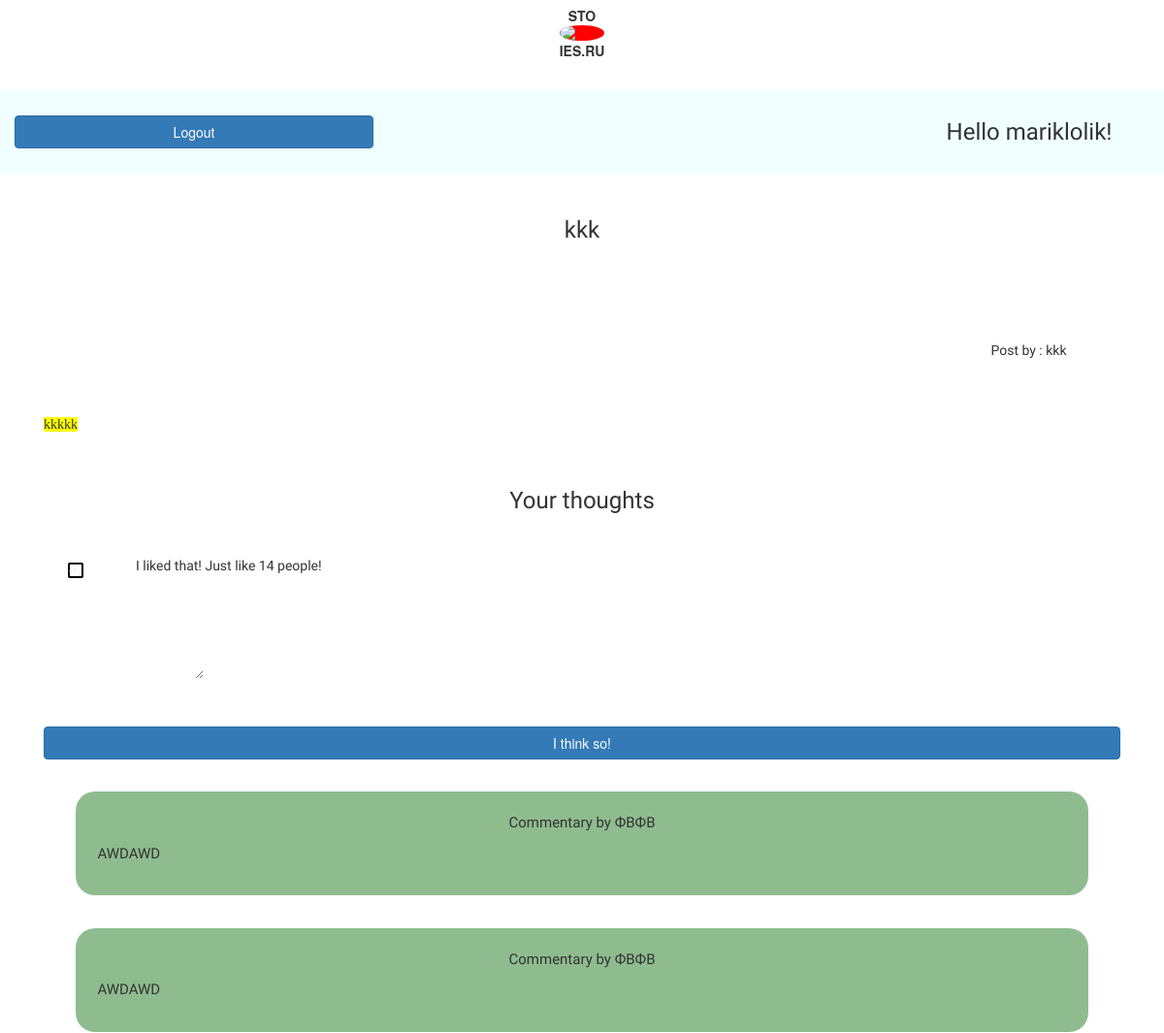
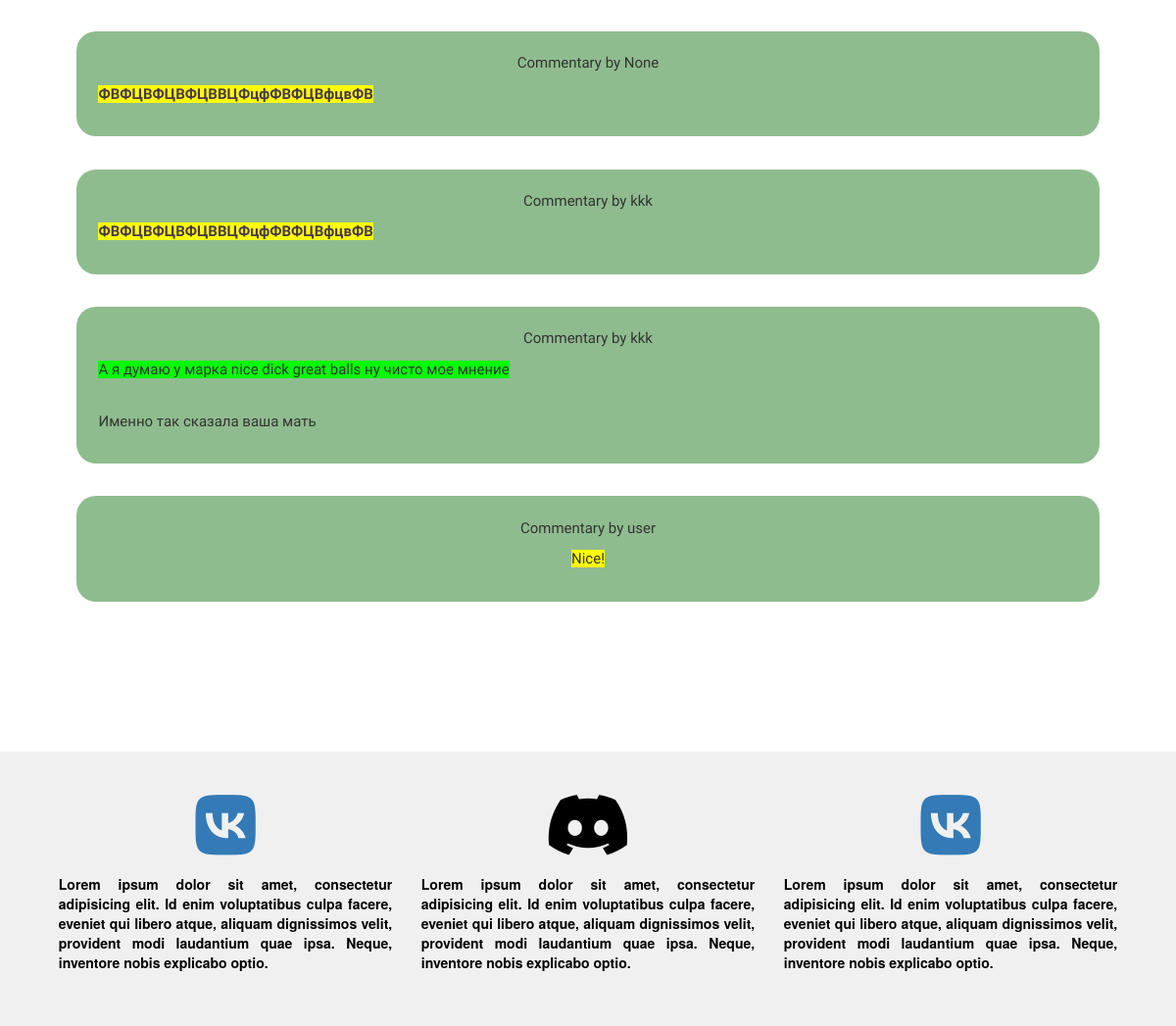
The app's page /story/1 (signed in) with its own data (2 pictures, top to bottom).
### dbremote/user.py (models this page shows, shortened)
class User(SqlAlchemyBase, UserMixin):
    __tablename__ = 'users'
    id = sqlalchemy.Column(sqlalchemy.Integer,
                           primary_key=True, autoincrement=True)
    nickname = sqlalchemy.Column(sqlalchemy.String, nullable=True)
    email = sqlalchemy.Column(sqlalchemy.String,
                              index=True, unique=True, nullable=True)
    hashed_password = sqlalchemy.Column(sqlalchemy.String, nullable=True)
    created_date = sqlalchemy.Column(sqlalchemy.DateTime,
                                     default=datetime.datetime.now)
    followers = sqlalchemy.Column(sqlalchemy.Integer, default=0)
    followed = orm.relationship(
        'User', secondary=follow_table,
        primaryjoin=(follow_table.c.follower_id == id),
        secondaryjoin=(follow_table.c.followed_id == id),
        backref=orm.backref('follow_table', lazy='dynamic'), lazy='dynamic')
    utype = sqlalchemy.Column(sqlalchemy.Boolean,
                              default=False)
    stories = orm.relationship("Story", back_populates='author')
    avatar = sqlalchemy.Column(sqlalchemy.String, nullable=True, default="data/default.jpg")

### dbremote/storys.py (models this page shows)
class Story(SqlAlchemyBase):
    __tablename__ = 'stories'
    id = sqlalchemy.Column(sqlalchemy.Integer,
                           primary_key=True, autoincrement=True)
    author_id = sqlalchemy.Column(sqlalchemy.Integer,
                                  sqlalchemy.ForeignKey("users.id"))
    author = orm.relationship('User')
    created_date = sqlalchemy.Column(sqlalchemy.DateTime,
                                     default=datetime.datetime.now)
    cover = sqlalchemy.Column(sqlalchemy.String, nullable=True)
    content = sqlalchemy.Column(sqlalchemy.String, nullable=True)
    head = sqlalchemy.Column(sqlalchemy.String, nullable=True)
    likes_count = sqlalchemy.Column(sqlalchemy.Integer, nullable=True, default=0)
    commented = orm.relationship("Comment")

class Comment(SqlAlchemyBase):
    __tablename__ = 'comments'
    id = sqlalchemy.Column(sqlalchemy.Integer,
                           primary_key=True, autoincrement=True)
    head = sqlalchemy.Column(sqlalchemy.String, nullable=True)
    content = sqlalchemy.Column(sqlalchemy.String, nullable=True)
    story_id = sqlalchemy.Column(sqlalchemy.Integer, sqlalchemy.ForeignKey("stories.id"))
    story = orm.relationship("Story", back_populates="commented")

### stories_api.py (the view, shortened to what this page needs)
@blueprint.route("/story/<int:sid>", methods=['GET', 'POST'])  # конкретный пост
def story(sid):
    session = create_session()
    story = session.query(Story).filter(Story.id == sid).first()
    if flask.request.method == 'GET':
        content = story.content
        comments = story.commented
        header = story.head
        name = session.query(User).filter(User.id == story.author_id).first()
        can_delete = (current_user.id == story.author_id)
        return flask.render_template("post_template.html", content=content, comments=comments, header=header,
                                     name=name.nickname, likes=story.likes_count, can_delete=can_delete)
    return flask.render_template('post_template.html', content=content, comments=comments, header=header,
                                 name=name.nickname, likes=story.likes_count)

### dbremote/db_session.py (called while the page is built)
def create_session() -> Session:
    global __factory
    return __factory()

### main.py (called while the page is built)
@login_manager.user_loader
def load_user(user_id):
    session = db_session.create_session()
    return session.query(User).get(user_id)

### templates/post_template.html (shortened to what this page needs)
{% extends "base.html" %}
{% block content %}
<div class="container">
    <div class="row">
        <div class="col">
            <div class="post-name">
                <h3 class="post-category">{{ header }}</h3>
                <div class="author-info">
                    <span id='name'>Post by : {{ name }}</span>
                </div>
            </div>
        </div>
    </div>
    <div class="row">
        <div class="col">
            <div class="post-text">
                {{ content|safe }}
            </div>
        </div>
    </div>
    <div class="row">
        <div class="col">
            <h3 class="post-category">Your thoughts</h3>
            <form method="post">
                <div class="row">
                    <div class="col-1">
                        <div class="like">
                            <div class="checkbox-wrapper">
                                <div class="checkbox"><i class="fa fa-check" name='Like'></i></div>
                            </div>
                        </div>
                    </div>
                    <div class="col-6" style='justify-content: center; text-align: center; font-family:Lexend Giga;'>
                        <p>I liked that! Just like {{ likes }} people! </p>
                    </div>
                </div>
                <div class="row">
                    <div class="col" style="margin-top: 5%;">
                        <textarea name="editordata" id="summernote" style='min-height: 30%;'></textarea>
                <input type="submit" class="btn btn-block btn-primary" value="I think so!" style="margin-top:4%;">
                    </div>
                </div>
            </form>
            {% for comment in comments %}
            <div class="commentary">
                <p style='text-align: center;font-family: Lexend Giga;'>Commentary by {{ comment.head }}</p>
                <p>{{ comment.content|safe }}</p>
            </div>
            {% endfor %}
        </div>
    </div>
</div>
{% endblock %}

### templates/base.html (shortened to what this page needs)
<!DOCTYPE HTML>
<html>
<head>
    <link rel="stylesheet" href="{{ url_for('static', filename='css/main2.css') }}" />
    <link rel="stylesheet" href="https://stackpath.bootstrapcdn.com/bootstrap/4.4.1/css/bootstrap.min.css">
</head>
<body class="homepage is-preload">
    <nav class="navbar navbar-light" id='navbar-nav'>
        <div class="row justify-content-space-between mx-auto">
            <div class="col">
                <div class="navbar-in" id='navbar-in'>STO <a href="/"><img src="https://img.icons8.com/nolan/64/r.png"></a>IES.RU</div>
            </div>
        </div>
    </nav>
    <div style="display: flex;justify-content: space-between;margin-top:2%;justify-content: center;align-items: center;background-color:azure;">
        <div class="col-xs-3 col-sm-5 col-lg-4"><a href="/logout" class="btn btn-block btn-primary" style="float:left;">Logout</a></div>
        <div class='col'>
            {% if current_user.utype %}
            <h3 class="post-category" style='float:right; margin-right: 5%;'>Hello <a class='username' href='/dashboard'>{{ current_user.nickname }}!</a></h3>
            {% else %}
            <h3 class="post-category" style='float:right; margin-right: 5%;'>Hello <a class='username' href='/account_page'>{{ current_user.nickname }}!</a></h3>
            {% endif %}
        </div>
    </div>
    {% block content %}{% endblock %}
    <footer>
        <div class="container">
            <div class="d-flex justify-content-around">
                <div class="footer-left">
                    <a href="https://vk.com/m.kashirsky"><i class="fab fa-vk fa-5x"></i></a>
                    <p>Lorem ipsum dolor sit amet, consectetur adipisicing elit. Id enim voluptatibus culpa facere, eveniet
                        qui libero atque, aliquam dignissimos velit, provident modi laudantium quae ipsa. Neque, inventore
                        nobis explicabo optio.</p>
                </div>
                <div class="footer-center">
                    <i class="fab fa-discord fa-5x"></i>
                    <p>Lorem ipsum dolor sit amet, consectetur adipisicing elit. Id enim voluptatibus culpa facere, eveniet
                        qui libero atque, aliquam dignissimos velit, provident modi laudantium quae ipsa. Neque, inventore
                        nobis explicabo optio.</p>
                </div>
                <div class="footer-right">
                    <a href="https://vk.com/kiryabikeev"><i class="fab fa-vk fa-5x"></i></a>
                    <p>Lorem ipsum dolor sit amet, consectetur adipisicing elit. Id enim voluptatibus culpa facere, eveniet
                        qui libero atque, aliquam dignissimos velit, provident modi laudantium quae ipsa. Neque, inventore
                        nobis explicabo optio.</p>
                </div>
            </div>
        </div>
    </footer>
    <link href="https://stackpath.bootstrapcdn.com/bootstrap/3.3.7/css/bootstrap.min.css" rel="stylesheet">
    <link href="https://cdn.jsdelivr.net/npm/summernote@0.8.16/dist/summernote.min.css" rel="stylesheet">
</body>
</html>

### static/css/main2.css (style rules this page uses)
* { margin: 0; padding: 0; border: 0; font-size: 100%; font: inherit; vertical-align: baseline; }
article, figure, footer, header, menu, nav, { display: block; }
ol, ul { list-style: none; }
html { box-sizing: border-box; }
*, *:before, *:after { box-sizing: inherit; }
body { background: #f0f4f4; color: #5b5b5b; font-size: 16pt; line-height: 1.85em; font-family: 'Source Sans Pro', sans-serif; font-weight: 300; }
input, textarea, select { font-size: 15pt; line-height: 1.85em; font-family: 'Source Sans Pro', sans-serif; font-weight: 300; }
h1, h2, h3, h4, h5, h6 { font-weight: 400; color: #483949; line-height: 1.25em; }
h1 a, h2 a, h3 a, h4 a, h5 a, h6 a { color: inherit; text-decoration: none; border-bottom-color: transparent; }
h3 { font-size: 1.25em; }
strong, b { font-weight: 400; color: #483949; }
em, i { font-style: italic; }
a { color: inherit; text-decoration: none; -moz-transition: background-color 0.35s ease-in-out, color 0.35s ease-in-out, border-bottom-color 0.35s ease-in-out; -webkit-transition: background-color 0.35s ease-in-out, color 0.35s ease-in-out, border-bottom-color 0.35s ease-in-out; -ms-transition: background-color 0.35s ease-in-out, color 0.35s ease-in-out, border-bottom-color 0.35s ease-in-out; transition: background-color 0.35s ease-in-out, color 0.35s ease-in-out, border-bottom-color 0.35s ease-in-out; }
p, ul, ol, dl, table { margin-bottom: 1em; }
p { text-align: justify; }
#navbar-nav { top: 0; }
#navbar-in { text-align: center; margin: 0 auto; font-weight: 700; transition: 0.4s; z-index: 10000; }
#navbar-in img { display: block; border-radius: 50%; background-color: red; transition: 0.6s; }
footer { background-color: #f0f0f0; padding: 40px 0; color: black; font-weight: 600; margin-top: 10%; }
footer p { margin: 4%; }
.footer-left { display: flex; justify-content: center; align-content: space-between; align-items: center; flex-direction: column; }
.footer-right { display: flex; justify-content: center; align-content: space-between; align-items: center; flex-direction: column; }
.footer-center { display: flex; justify-content: center; align-content: space-between; align-items: center; flex-direction: column; }
.post-name { font-family: 'Lexend Giga', sans-serif; text-align: center; }
.author-info { text-align: center; float: right; padding: 5%; }
#name { display: block; font-family: background-color:red; }
.like { float: right; }
.post-category { text-align: center; font-family: 'Lexend Giga', sans-serif; margin: 4% 0 4% 0; }
.commentary { background-color: darkseagreen; border-radius: 20px; padding: 2%; margin: 3%; font-family: 'Yanone Kaffeesatz', sans-serif; font-weight: 500; font-size: 1.5rem; }
form input { display: block; margin-left: auto; margin-right: auto; font: 'Yanone Kaffeesatz', sans-serif; font-weight: 700; }
.username { transition: 0.5s; }
.checkbox-wrapper { display: inline-block; left: 50%; position: absolute; top: 50%; transform: translateX(-50%) translateY(-50%); }
.checkbox-wrapper .checkbox { border: 2px solid black; border-radius: 2px; height: 16px; position: relative; transition: all 0.5s; width: 16px; }
.checkbox-wrapper .checkbox:before, .checkbox-wrapper .checkbox:after { content: ''; left: 50%; position: absolute; top: 50%; transform: translateX(-50%) translateY(-50%); transition: all 0.5s; }
.checkbox-wrapper .checkbox:before { background-color: rgba(242, 242, 242, 0.9); border-radius: 50%; height: 5px; width: 5px; z-index: -1; }
.checkbox-wrapper .checkbox:after { background-color: #29b6f6; border-radius: 2px; height: 5px; opacity: 0; width: 5px; }
.checkbox-wrapper .checkbox i { color: white; height: 18px; left: 0px; pointer-events: none; position: absolute; top: 0px; width: 18px; z-index: 2; }

### records on screen
User: nickname "mariklolik"
Story: head "kkk", content "kkkkk"
User: nickname "kkk"
Comment: head "ФВФВ", content "AWDAWD"
Comment: head "ФВФВ", content "AWDAWD"
Comment: head "None", content "ФВФЦВФЦВФЦВВЦФцфФВФЦВфцвФВ"
Comment: head "kkk", content "ФВФЦВФЦВФЦВВЦФцфФВФЦВфцвФВ"
Comment: head "kkk", content "А я думаю у марка nice dick great balls ну чисто мое мнение Именно так сказала ваша мать"
Comment: head "user", content "Nice!"

### other values on screen
{{ likes }} "14"
